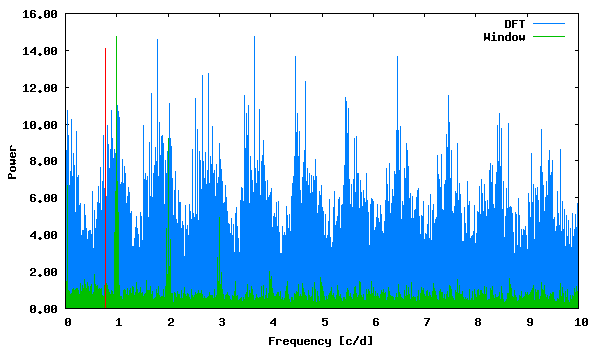

Reproduce this figure in gnuplot.
set term png size 600,350 medium
set colors classic
set output "phase_lc_13.deeming.png"
set xlabel "Frequency [c/d]"
set ylabel "Power"
set format y "%5.2f"
plot "deeming.periodogram" using 1:2 with lines linecolor 3 title "DFT", "deeming.periodogram" using 1:3 with lines linecolor 2 title "Window", "<echo '0.783785 14.12620561'" with impulses linecolor 1 title ""
 
